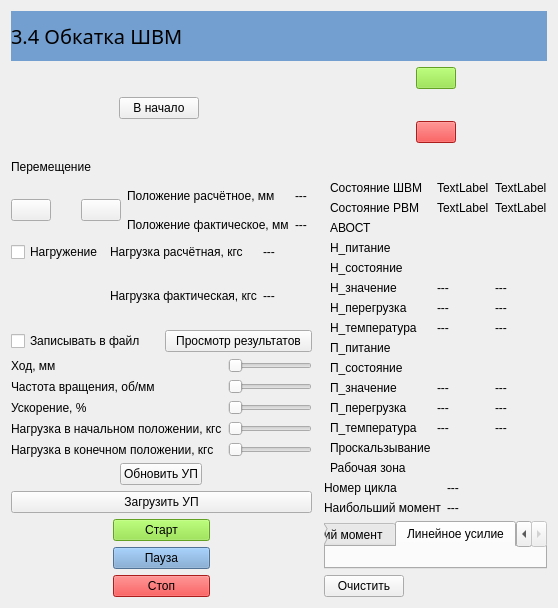
      <widget class="QWidget" name="page34">
       <layout class="QGridLayout" name="gridLayout_13">
        <item row="0" column="0" colspan="3">
         <widget class="QLabel" name="label_137">
          <property name="minimumSize">
           <size>
            <width>0</width>
            <height>50</height>
           </size>
          </property>
          <property name="maximumSize">
           <size>
            <width>16777215</width>
            <height>50</height>
           </size>
          </property>
          <property name="styleSheet">
           <string notr="true">background-color: rgb(114, 159, 207);
font: 15pt bold;</string>
          </property>
          <property name="text">
           <string>3.4 Обкатка ШВМ</string>
          </property>
         </widget>
        </item>
        <item row="3" column="2" rowspan="2">
         <layout class="QGridLayout" name="gridLayout_21">
          <item row="9" column="0">
           <widget class="LED" name="ledPos_Is_On_2_34"/>
          </item>
          <item row="12" column="0">
           <widget class="LED" name="ledPos_Overload34"/>
          </item>
          <item row="6" column="2">
           <widget class="QLabel" name="label_5">
            <property name="text">
             <string>---</string>
            </property>
           </widget>
          </item>
          <item row="1" column="1">
           <widget class="QLabel" name="label_58">
            <property name="text">
             <string>Состояние ШВМ</string>
            </property>
           </widget>
          </item>
          <item row="8" column="0">
           <widget class="LED" name="ledLoad_Overheat34"/>
          </item>
          <item row="8" column="3">
           <widget class="QLabel" name="label_15">
            <property name="text">
             <string>---</string>
            </property>
           </widget>
          </item>
          <item row="12" column="1">
           <widget class="QLabel" name="label_69">
            <property name="text">
             <string>П_перегрузка</string>
            </property>
           </widget>
          </item>
          <item row="9" column="1">
           <widget class="QLabel" name="label_66">
            <property name="text">
             <string>П_питание</string>
            </property>
           </widget>
          </item>
          <item row="10" column="0">
           <widget class="LED" name="ledPoa_Alarm34"/>
          </item>
          <item row="6" column="1">
           <widget class="QLabel" name="label_64">
            <property name="text">
             <string>Н_значение</string>
            </property>
           </widget>
          </item>
          <item row="2" column="3">
           <widget class="QLabel" name="label_3">
            <property name="text">
             <string>TextLabel</string>
            </property>
           </widget>
          </item>
          <item row="5" column="0">
           <widget class="LED" name="ledLoad_Alarm34"/>
          </item>
          <item row="1" column="3">
           <widget class="QLabel" name="label_2">
            <property name="text">
             <string>TextLabel</string>
            </property>
           </widget>
          </item>
          <item row="6" column="0">
           <widget class="LED" name="ledLoad_Error34"/>
          </item>
          <item row="14" column="1">
           <widget class="QLabel" name="label_71">
            <property name="text">
             <string>Проскальзывание</string>
            </property>
           </widget>
          </item>
          <item row="15" column="0">
           <widget class="LED" name="ledLimits_Excess34"/>
          </item>
          <item row="4" column="0">
           <widget class="LED" name="ledLoad_Is_On_2_34"/>
          </item>
          <item row="10" column="1">
           <widget class="QLabel" name="label_67">
            <property name="text">
             <string>П_состояние</string>
            </property>
           </widget>
          </item>
          <item row="8" column="2">
           <widget class="QLabel" name="label_13">
            <property name="text">
             <string>---</string>
            </property>
           </widget>
          </item>
          <item row="3" column="1">
           <widget class="QLabel" name="label_60">
            <property name="text">
             <string>АВОСТ</string>
            </property>
           </widget>
          </item>
          <item row="8" column="1">
           <widget class="QLabel" name="label_65">
            <property name="text">
             <string>Н_температура</string>
            </property>
           </widget>
          </item>
          <item row="6" column="3">
           <widget class="QLabel" name="label_11">
            <property name="text">
             <string>---</string>
            </property>
           </widget>
          </item>
          <item row="11" column="2">
           <widget class="QLabel" name="label_16">
            <property name="text">
             <string>---</string>
            </property>
           </widget>
          </item>
          <item row="13" column="1">
           <widget class="QLabel" name="label_70">
            <property name="text">
             <string>П_температура</string>
            </property>
           </widget>
          </item>
          <item row="0" column="0" colspan="4">
           <widget class="LED" name="ledEnable34">
            <property name="minimumSize">
             <size>
              <width>20</width>
              <height>20</height>
             </size>
            </property>
            <property name="styleSheet">
             <string notr="true">qproperty-color: green;
qproperty-off_color: red;
qproperty-diameter: 100;
qproperty-flashing: true;
qproperty-flashRate: 200;</string>
            </property>
            <property name="diameter">
             <number>100</number>
            </property>
            <property name="off_color" stdset="0">
             <color>
              <red>255</red>
              <green>0</green>
              <blue>0</blue>
             </color>
            </property>
            <property name="currentstate" stdset="0">
             <bool>false</bool>
            </property>
            <property name="flashing" stdset="0">
             <bool>true</bool>
            </property>
            <property name="flashRate">
             <number>200</number>
            </property>
           </widget>
          </item>
          <item row="14" column="0">
           <widget class="LED" name="ledSlip34"/>
          </item>
          <item row="12" column="3">
           <widget class="QLabel" name="label_18">
            <property name="text">
             <string>---</string>
            </property>
           </widget>
          </item>
          <item row="7" column="0">
           <widget class="LED" name="ledLoad_Overload34"/>
          </item>
          <item row="11" column="3">
           <widget class="QLabel" name="label_17">
            <property name="text">
             <string>---</string>
            </property>
           </widget>
          </item>
          <item row="1" column="0">
           <widget class="LED" name="ledTorque_Error34"/>
          </item>
          <item row="3" column="0">
           <widget class="LED" name="ledEstop_Ext34"/>
          </item>
          <item row="11" column="0">
           <widget class="LED" name="ledPos_Error34"/>
          </item>
          <item row="2" column="2">
           <widget class="QLabel" name="label_4">
            <property name="text">
             <string>TextLabel</string>
            </property>
           </widget>
          </item>
          <item row="7" column="1">
           <widget class="QLabel" name="label_63">
            <property name="text">
             <string>Н_перегрузка</string>
            </property>
           </widget>
          </item>
          <item row="5" column="1">
           <widget class="QLabel" name="label_62">
            <property name="text">
             <string>Н_состояние</string>
            </property>
           </widget>
          </item>
          <item row="15" column="1">
           <widget class="QLabel" name="label_72">
            <property name="text">
             <string>Рабочая зона</string>
            </property>
           </widget>
          </item>
          <item row="7" column="3">
           <widget class="QLabel" name="label_14">
            <property name="text">
             <string>---</string>
            </property>
           </widget>
          </item>
          <item row="2" column="1">
           <widget class="QLabel" name="label_59">
            <property name="text">
             <string>Состояние РВМ</string>
            </property>
           </widget>
          </item>
          <item row="7" column="2">
           <widget class="QLabel" name="label_12">
            <property name="text">
             <string>---</string>
            </property>
           </widget>
          </item>
          <item row="1" column="2">
           <widget class="QLabel" name="label">
            <property name="text">
             <string>TextLabel</string>
            </property>
           </widget>
          </item>
          <item row="13" column="0">
           <widget class="LED" name="ledPos_Overheat34"/>
          </item>
          <item row="2" column="0">
           <widget class="LED" name="ledTorque1_Error34"/>
          </item>
          <item row="11" column="1">
           <widget class="QLabel" name="label_68">
            <property name="text">
             <string>П_значение</string>
            </property>
           </widget>
          </item>
          <item row="4" column="1">
           <widget class="QLabel" name="label_61">
            <property name="text">
             <string>Н_питание</string>
            </property>
           </widget>
          </item>
          <item row="12" column="2">
           <widget class="QLabel" name="label_19">
            <property name="text">
             <string>---</string>
            </property>
           </widget>
          </item>
          <item row="13" column="2">
           <widget class="QLabel" name="label_20">
            <property name="text">
             <string>---</string>
            </property>
           </widget>
          </item>
          <item row="13" column="3">
           <widget class="QLabel" name="label_21">
            <property name="text">
             <string>---</string>
            </property>
           </widget>
          </item>
         </layout>
        </item>
        <item row="5" column="2">
         <layout class="QGridLayout" name="gridLayout_23">
          <item row="0" column="0">
           <widget class="QLabel" name="label_74">
            <property name="text">
             <string>Номер цикла</string>
            </property>
           </widget>
          </item>
          <item row="1" column="0">
           <widget class="QLabel" name="label_75">
            <property name="text">
             <string>Наибольший момент</string>
            </property>
           </widget>
          </item>
          <item row="0" column="1">
           <widget class="QLabel" name="label_22">
            <property name="text">
             <string>---</string>
            </property>
           </widget>
          </item>
          <item row="1" column="1">
           <widget class="QLabel" name="label_40">
            <property name="text">
             <string>---</string>
            </property>
           </widget>
          </item>
         </layout>
        </item>
        <item row="1" column="0" rowspan="6">
         <layout class="QGridLayout" name="gridLayout_14">
          <item row="4" column="0">
           <layout class="QGridLayout" name="gridLayout_24">
            <item row="3" column="1">
             <widget class="Slider" name="sldF1_34">
              <property name="maximum">
               <number>100</number>
              </property>
              <property name="orientation">
               <enum>Qt::Horizontal</enum>
              </property>
             </widget>
            </item>
            <item row="0" column="1">
             <widget class="Slider" name="sldDsp34">
              <property name="maximum">
               <number>100</number>
              </property>
              <property name="orientation">
               <enum>Qt::Horizontal</enum>
              </property>
             </widget>
            </item>
            <item row="2" column="1">
             <widget class="Slider" name="aldAccel_Coeff34">
              <property name="maximum">
               <number>100</number>
              </property>
              <property name="orientation">
               <enum>Qt::Horizontal</enum>
              </property>
             </widget>
            </item>
            <item row="4" column="1">
             <widget class="Slider" name="sldF2_34">
              <property name="maximum">
               <number>100</number>
              </property>
              <property name="orientation">
               <enum>Qt::Horizontal</enum>
              </property>
             </widget>
            </item>
            <item row="1" column="1">
             <widget class="Slider" name="sldOmg34">
              <property name="maximum">
               <number>100</number>
              </property>
              <property name="orientation">
               <enum>Qt::Horizontal</enum>
              </property>
             </widget>
            </item>
            <item row="0" column="0">
             <widget class="QLabel" name="label_73">
              <property name="text">
               <string>Ход, мм</string>
              </property>
             </widget>
            </item>
            <item row="1" column="0">
             <widget class="QLabel" name="label_76">
              <property name="text">
               <string>Частота вращения, об/мм</string>
              </property>
             </widget>
            </item>
            <item row="2" column="0">
             <widget class="QLabel" name="label_77">
              <property name="text">
               <string>Ускорение, %</string>
              </property>
             </widget>
            </item>
            <item row="3" column="0">
             <widget class="QLabel" name="label_78">
              <property name="text">
               <string>Нагрузка в начальном положении, кгс</string>
              </property>
             </widget>
            </item>
            <item row="4" column="0">
             <widget class="QLabel" name="label_79">
              <property name="text">
               <string>Нагрузка в конечном положении, кгс</string>
              </property>
             </widget>
            </item>
           </layout>
          </item>
          <item row="3" column="0">
           <layout class="QHBoxLayout" name="horizontalLayout_16">
            <item>
             <widget class="QCheckBox" name="checkBox">
              <property name="text">
               <string>Записывать в файл</string>
              </property>
             </widget>
            </item>
            <item>
             <widget class="QPushButton" name="btnShowResult34">
              <property name="text">
               <string>Просмотр результатов</string>
              </property>
             </widget>
            </item>
           </layout>
          </item>
          <item row="0" column="0">
           <layout class="QHBoxLayout" name="horizontalLayout_17">
            <item>
             <spacer name="horizontalSpacer_21">
              <property name="orientation">
               <enum>Qt::Horizontal</enum>
              </property>
              <property name="sizeHint" stdset="0">
               <size>
                <width>40</width>
                <height>20</height>
               </size>
              </property>
             </spacer>
            </item>
            <item>
             <widget class="ActionButton" name="btnHome33_3">
              <property name="text">
               <string>В начало</string>
              </property>
              <property name="indicator_option" stdset="0">
               <bool>true</bool>
              </property>
              <property name="indicator_status_option" stdset="0">
               <bool>true</bool>
              </property>
              <property name="is_estopped_status" stdset="0">
               <bool>false</bool>
              </property>
              <property name="is_homed_status" stdset="0">
               <bool>true</bool>
              </property>
              <property name="estop_action" stdset="0">
               <bool>false</bool>
              </property>
              <property name="home_action" stdset="0">
               <bool>true</bool>
              </property>
              <property name="joint_number" stdset="0">
               <number>-1</number>
              </property>
             </widget>
            </item>
            <item>
             <widget class="LED" name="ledIs_Homed34"/>
            </item>
            <item>
             <spacer name="horizontalSpacer_20">
              <property name="orientation">
               <enum>Qt::Horizontal</enum>
              </property>
              <property name="sizeHint" stdset="0">
               <size>
                <width>40</width>
                <height>20</height>
               </size>
              </property>
             </spacer>
            </item>
           </layout>
          </item>
          <item row="7" column="0">
           <layout class="QGridLayout" name="gridLayout_18">
            <item row="1" column="0" rowspan="3">
             <widget class="GcodeEditor" name="gcode_editor34"/>
            </item>
            <item row="0" column="0" colspan="3">
             <widget class="QPushButton" name="btnLoadGCode34">
              <property name="text">
               <string>Загрузить УП</string>
              </property>
             </widget>
            </item>
            <item row="1" column="1">
             <widget class="ActionButton" name="btnProgram_Run34">
              <property name="styleSheet">
               <string notr="true">background-color: rgb(138, 226, 52);</string>
              </property>
              <property name="text">
               <string>Старт</string>
              </property>
              <property name="run_action" stdset="0">
               <bool>true</bool>
              </property>
             </widget>
            </item>
            <item row="2" column="1">
             <widget class="ActionButton" name="btnProgram_Pause34">
              <property name="styleSheet">
               <string notr="true">background-color: rgb(114, 159, 207);</string>
              </property>
              <property name="text">
               <string>Пауза</string>
              </property>
              <property name="pause_action" stdset="0">
               <bool>true</bool>
              </property>
             </widget>
            </item>
            <item row="3" column="1">
             <widget class="ActionButton" name="btnProgram_Stop34">
              <property name="styleSheet">
               <string notr="true">background-color: rgb(239, 41, 41);</string>
              </property>
              <property name="text">
               <string>Стоп</string>
              </property>
              <property name="abort_action" stdset="0">
               <bool>true</bool>
              </property>
             </widget>
            </item>
           </layout>
          </item>
          <item row="5" column="0" alignment="Qt::AlignHCenter">
           <widget class="QPushButton" name="btnSaveGCode34">
            <property name="text">
             <string>Обновить УП</string>
            </property>
           </widget>
          </item>
          <item row="1" column="0">
           <layout class="QGridLayout" name="gridLayout_16">
            <item row="1" column="1" rowspan="2">
             <widget class="LED" name="ledOn_Position34">
              <property name="flashing" stdset="0">
               <bool>false</bool>
              </property>
              <property name="state" stdset="0">
               <bool>false</bool>
              </property>
             </widget>
            </item>
            <item row="2" column="3">
             <widget class="QLabel" name="label_57">
              <property name="text">
               <string>Положение фактическое, мм</string>
              </property>
             </widget>
            </item>
            <item row="1" column="3">
             <widget class="QLabel" name="label_56">
              <property name="text">
               <string>Положение расчётное, мм</string>
              </property>
             </widget>
            </item>
            <item row="2" column="4">
             <widget class="StateLabel" name="statelabel_4">
              <property name="text">
               <string>---</string>
              </property>
             </widget>
            </item>
            <item row="1" column="4">
             <widget class="StateLabel" name="statelabel_3">
              <property name="text">
               <string>---</string>
              </property>
             </widget>
            </item>
            <item row="0" column="0" colspan="3">
             <widget class="QLabel" name="label_55">
              <property name="text">
               <string>Перемещение</string>
              </property>
             </widget>
            </item>
            <item row="1" column="0" rowspan="2">
             <widget class="ActionButton" name="btnLeft34">
              <property name="icon">
               <iconset resource="BallScrewVCP.qrc">
                <normaloff>:/resources/caret_left.png</normaloff>:/resources/caret_left.png</iconset>
              </property>
              <property name="iconSize">
               <size>
                <width>40</width>
                <height>40</height>
               </size>
              </property>
              <property name="jog_joint_neg_action" stdset="0">
               <bool>true</bool>
              </property>
             </widget>
            </item>
            <item row="1" column="2" rowspan="2">
             <widget class="ActionButton" name="btnRight34">
              <property name="icon">
               <iconset resource="BallScrewVCP.qrc">
                <normaloff>:/resources/caret_right.png</normaloff>:/resources/caret_right.png</iconset>
              </property>
              <property name="iconSize">
               <size>
                <width>40</width>
                <height>40</height>
               </size>
              </property>
              <property name="jog_joint_pos_action" stdset="0">
               <bool>true</bool>
              </property>
             </widget>
            </item>
           </layout>
          </item>
          <item row="2" column="0">
           <layout class="QGridLayout" name="gridLayout_25">
            <item row="1" column="1">
             <widget class="QLabel" name="label_81">
              <property name="text">
               <string>Нагрузка фактическая, кгс</string>
              </property>
             </widget>
            </item>
            <item row="0" column="1">
             <widget class="QLabel" name="label_80">
              <property name="text">
               <string>Нагрузка расчётная, кгс</string>
              </property>
             </widget>
            </item>
            <item row="1" column="2">
             <widget class="StateLabel" name="statelabel_8">
              <property name="text">
               <string>---</string>
              </property>
             </widget>
            </item>
            <item row="0" column="2">
             <widget class="StateLabel" name="statelabel_7">
              <property name="text">
               <string>---</string>
              </property>
             </widget>
            </item>
            <item row="0" column="0">
             <widget class="QCheckBox" name="checkBox_2">
              <property name="text">
               <string>Нагружение</string>
              </property>
             </widget>
            </item>
            <item row="1" column="0">
             <widget class="LED" name="ledAt_Load34"/>
            </item>
           </layout>
          </item>
         </layout>
        </item>
        <item row="6" column="2">
         <layout class="QGridLayout" name="gridLayout_26">
          <item row="1" column="0">
           <widget class="QPushButton" name="pushButton_16">
            <property name="text">
             <string>Очистить</string>
            </property>
           </widget>
          </item>
          <item row="1" column="1">
           <spacer name="horizontalSpacer_12">
            <property name="orientation">
             <enum>Qt::Horizontal</enum>
            </property>
            <property name="sizeHint" stdset="0">
             <size>
              <width>40</width>
              <height>20</height>
             </size>
            </property>
           </spacer>
          </item>
          <item row="0" column="0" colspan="2">
           <widget class="QTabWidget" name="tabWidget">
            <property name="currentIndex">
             <number>1</number>
            </property>
            <widget class="QWidget" name="tab_4">
             <attribute name="title">
              <string>Крутящий момент</string>
             </attribute>
             <layout class="QGridLayout" name="gridLayout_27">
              <item row="0" column="0">
               <widget class="PlotWidget" name="widget" native="true"/>
              </item>
             </layout>
            </widget>
            <widget class="QWidget" name="tab_3">
             <attribute name="title">
              <string>Линейное усилие</string>
             </attribute>
             <layout class="QGridLayout" name="gridLayout_28">
              <item row="0" column="0">
               <widget class="PlotWidget" name="widget_2" native="true"/>
              </item>
             </layout>
            </widget>
           </widget>
          </item>
         </layout>
        </item>
        <item row="1" column="2">
         <layout class="QGridLayout" name="gridLayout_12">
          <item row="2" column="2">
           <widget class="LED" name="ledPos_Is_On34">
            <property name="color">
             <color>
              <red>252</red>
              <green>233</green>
              <blue>79</blue>
             </color>
            </property>
           </widget>
          </item>
          <item row="2" column="1">
           <widget class="LED" name="ledLoad_Is_On34">
            <property name="color">
             <color>
              <red>252</red>
              <green>233</green>
              <blue>79</blue>
             </color>
            </property>
           </widget>
          </item>
          <item row="2" column="3">
           <spacer name="horizontalSpacer_15">
            <property name="orientation">
             <enum>Qt::Horizontal</enum>
            </property>
            <property name="sizeHint" stdset="0">
             <size>
              <width>40</width>
              <height>20</height>
             </size>
            </property>
           </spacer>
          </item>
          <item row="1" column="1" colspan="2">
           <widget class="ActionButton" name="btnDevice_On34">
            <property name="styleSheet">
             <string notr="true">background-color: rgb(138, 226, 52);</string>
            </property>
            <property name="icon">
             <iconset resource="BallScrewVCP.qrc">
              <normaloff>:/resources/vertical_line.png</normaloff>:/resources/vertical_line.png</iconset>
            </property>
            <property name="iconSize">
             <size>
              <width>40</width>
              <height>40</height>
             </size>
            </property>
            <property name="machine_on_action" stdset="0">
             <bool>true</bool>
            </property>
           </widget>
          </item>
          <item row="3" column="1" colspan="2">
           <widget class="ActionButton" name="btnDevice_Off34">
            <property name="styleSheet">
             <string notr="true">background-color: rgb(239, 41, 41);</string>
            </property>
            <property name="icon">
             <iconset resource="BallScrewVCP.qrc">
              <normaloff>:/resources/circle.png</normaloff>:/resources/circle.png</iconset>
            </property>
            <property name="iconSize">
             <size>
              <width>40</width>
              <height>40</height>
             </size>
            </property>
            <property name="machine_on_action" stdset="0">
             <bool>true</bool>
            </property>
           </widget>
          </item>
          <item row="3" column="0">
           <spacer name="horizontalSpacer_14">
            <property name="orientation">
             <enum>Qt::Horizontal</enum>
            </property>
            <property name="sizeHint" stdset="0">
             <size>
              <width>40</width>
              <height>20</height>
             </size>
            </property>
           </spacer>
          </item>
         </layout>
        </item>
       </layout>
      </widget>
